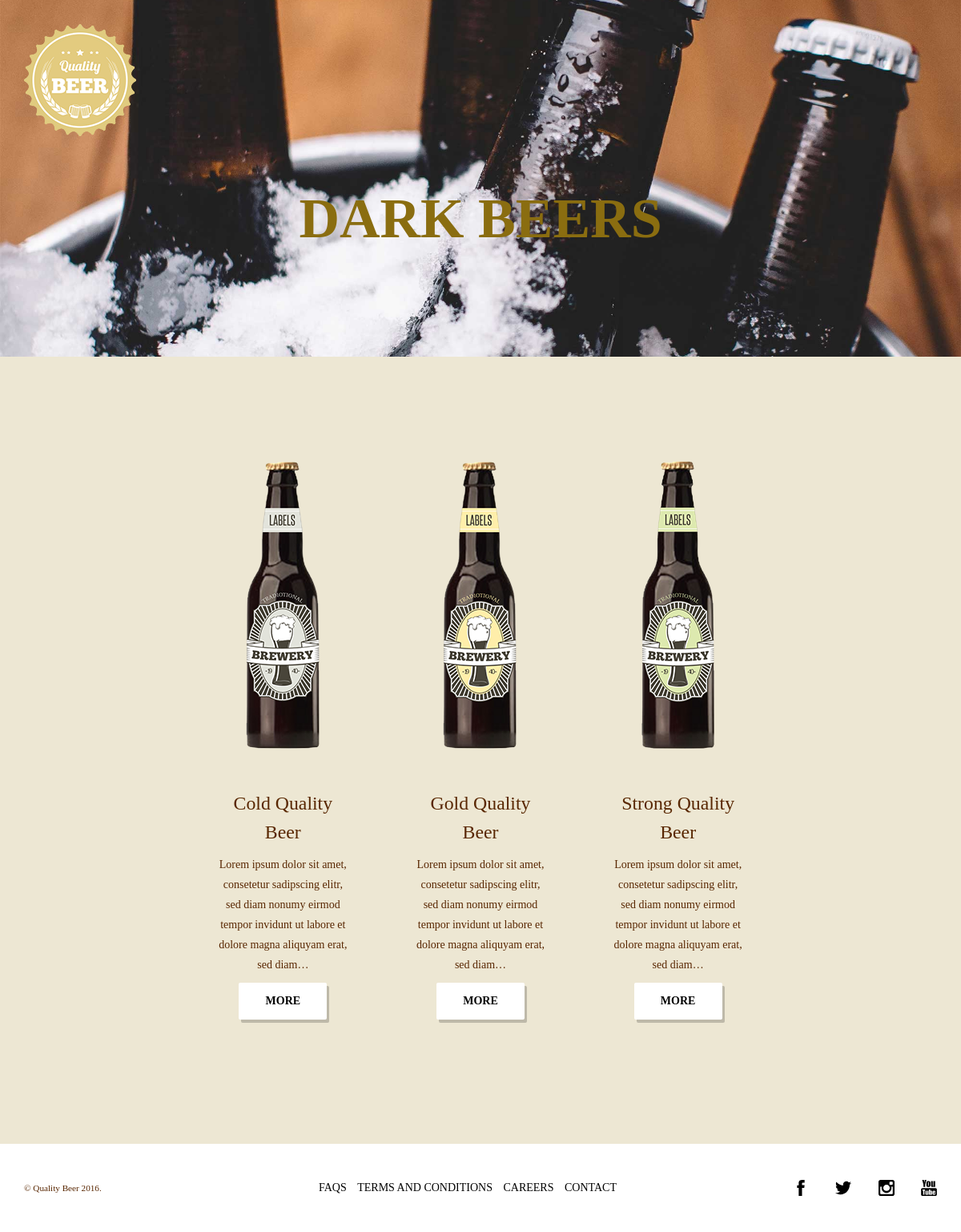
/dark.php, run on the app's committed database.
### tables this page shows
CREATE TABLE `dark` (
  `id_dark` int(11) NOT NULL,
  `dark_img` varchar(225) NOT NULL,
  `dark_title` varchar(50) NOT NULL,
  `dark_desc` text NOT NULL,
  `ibu` double NOT NULL,
  `litre` varchar(30) NOT NULL,
  `alc_vol` double NOT NULL
);

### app/helpers.php (called while the page is built, shortened)
<?php
  function shortText($text, $chars = 150){
     $text = $text." ";
     $text = trim(substr($text, 0, $chars));
     $text = substr($text, 0, strrpos($text,' '));
     $text = $text."&hellip;";
     return $text;
    }

### dark.php (the view, shortened to what this page needs)
<?php
  require_once 'core/init.php';
  include_once 'includes/head.php';
?>
<?php
  if (!isset($_GET['beer'])) {
    $sql = "SELECT * FROM dark ORDER BY id_dark ASC";
    $query = $db->prepare($sql);
    $query->execute();
  }
?>
    <div class="cover-container smallHeightBg darkBg">
      <?php include_once 'includes/logo.php'; ?>
      <div class="container headerWrapp">
        <div class="row">
          <div class="col-md-12">
            <div class="bigHeading whiteHeading brownHeading">
              DARK BEERS
            </div>
          </div>
        </div>
      </div>
    </div>
    <section class="dark">
      <div class="container sm-container">
        <div class="row">
          <?php while($result = $query->fetch(PDO::FETCH_ASSOC)): ?>
            <div class="col-md-4">
              <div class="beer-item">
                <div class="img-wrapp">
                  <img src="<?php echo $result['dark_img']; ?>" alt="<?php echo $result['dark_title']; ?>">
                </div>
                <h3><?php echo $result['dark_title']; ?></h3>
                <p><?php echo shortText($result['dark_desc']); ?></p>
                <a href="darkdetails.php?beer=<?php echo urldecode($result['id_dark']); ?>" class="btn-white">More</a>
              </div>
            </div>
            <?php endwhile; ?>
        </div>
      </div>
    </section>
  <?php include_once 'includes/footer.php'; ?>

### assets/css/main.css (style rules this page uses)
html,body { font-family: 'Playfair Display', serif; font-size: 14px; background-color: #ede7d3; }
section { padding: 100px 0; }
.smallHeightBg { background-position: center 70%; background-size: cover; background-repeat: no-repeat; }
h1,h2,h3,h4,h5,h6 { font-weight: 400; color: #592702; }
h3 { font-size: 1.7em; line-height: 1.5; }
p { font-size: 1em; line-height:25px; color: #592702; }
a, a:hover { text-decoration: none; }
.btn-white { display: block; width: 110px; margin: 10px auto 0; line-height: 1.8; padding: 10px 0; background-color: #fff; color: #030303; font-size: 14px; font-weight: 600; text-transform: uppercase; -ms-border-radius: 2px; -moz-border-radius: 2px; -o-border-radius: 2px; -webkit-border-radius: 2px; border-radius: 2px; -ms-box-shadow: 3px 4px 0 rgba(0, 0, 0, 0.2); -moz-box-shadow: 3px 4px 0 rgba(0, 0, 0, 0.2); -o-box-shadow: 3px 4px 0 rgba(0, 0, 0, 0.2); -webkit-box-shadow: 3px 4px 0 rgba(0, 0, 0, 0.2); box-shadow: 3px 4px 0 rgba(0, 0, 0, 0.2); transition: all 0.1s ease-in-out; -o-transition: all 0.1s ease-in-out; -moz-transition: all 0.1s ease-in-out; -webkit-transition: all 0.1s ease-in-out; -ms-transition: all 0.1s ease-in-out; }
@media only screen and (min-width: 740px) { .sm-container { width: 740px; } }
.headerWrapp { padding-top: 100px; }
.bigHeading { padding-top: 120px; padding-bottom: 120px; color: #ede7d3; font-size: 5em; font-weight: 600; line-height: 1.5; }
.beer-item { padding: 30px 25px; margin-bottom: 25px; text-align: center; }
.img-wrapp { margin-bottom: 50px; }
.bigHeading.whiteHeading { color: #EDE7D3; text-align: center; }
.darkBg { background-image: url(../img/darkBg.jpg); }
.bigHeading.brownHeading { color: #8A6D10; }

### data on the page
dark: dark_img (picture), dark_title "Cold Quality Beer", dark_desc "Lorem ipsum dolor sit amet, consetetur sadipscing elitr, sed diam nonumy eirmod tempor invidunt ut labore et dolore magna aliquyam erat, sed diam…"
dark: dark_img (picture), dark_title "Gold Quality Beer", dark_desc "Lorem ipsum dolor sit amet, consetetur sadipscing elitr, sed diam nonumy eirmod tempor invidunt ut labore et dolore magna aliquyam erat, sed diam…"
dark: dark_img (picture), dark_title "Strong Quality Beer", dark_desc "Lorem ipsum dolor sit amet, consetetur sadipscing elitr, sed diam nonumy eirmod tempor invidunt ut labore et dolore magna aliquyam erat, sed diam…"
